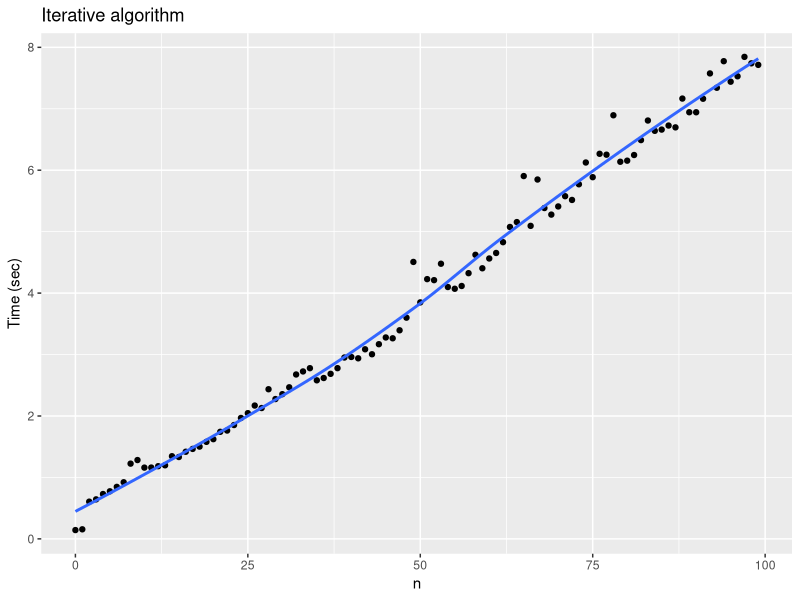
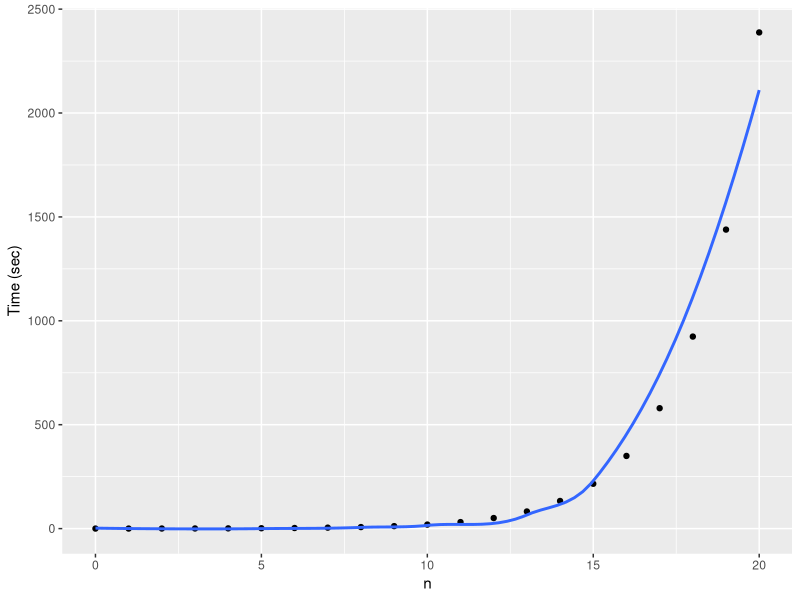

Generate these figures, in order, with R:
library(tidyverse)

iterative <- read_csv("iterative.csv")
recursive <- read_csv("recursive.csv")

# ggplot(data.frame(num = 1:length(results), rec = results$recursive), aes(x = num, y = rec)) + geom_line()

iterative %>%  
  ggplot(aes(x = n, y = time)) +
  ggtitle("Iterative algorithm") +
  geom_point() +
  geom_smooth(se = FALSE) + 
  ylab("Time (sec)") 


recursive %>% 
  ggplot(aes(x = n, y = time)) +
  geom_point() +  
  geom_smooth(se = FALSE) +
  ylab("Time (sec)")

